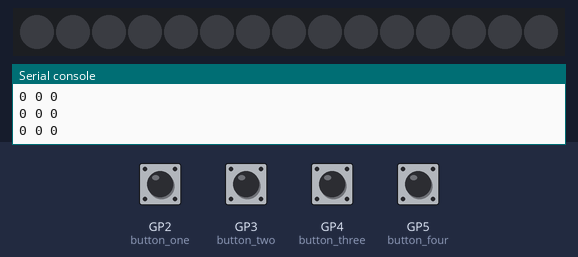
Recording of a program running on a simulated Raspberry Pi Pico running MicroPython. Shown: 15 RGB LEDs in strip order, left to right, the last lines printed to the serial console. The test bench sets the inputs (shaded band); at power-on: GP2 (button_one), GP3 (button_two), GP4 (button_three), GP5 (button_four) LOW. Dim RGB values are drawn brighter than linear.

Above: at 1.2 s.
1.3 s: GP2 (button_one) pulled HIGH for 0.15 s
At 2.5 s:
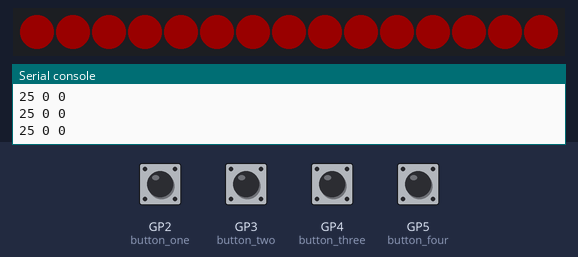
2.9 s: GP3 (button_two) pulled HIGH for 0.15 s
At 4.0 s:
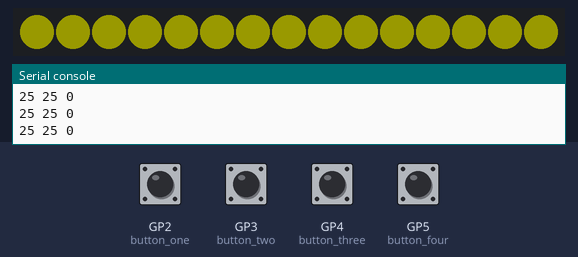
4.5 s: GP4 (button_three) pulled HIGH for 0.15 s
At 5.2 s:
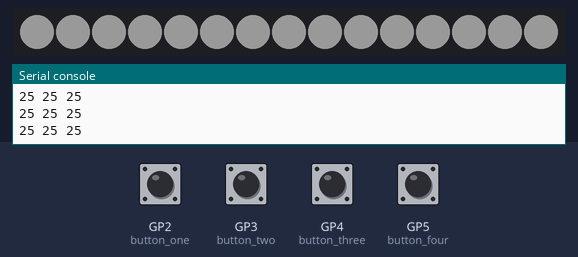
6.1 s: GP5 (button_four) pulled HIGH for 0.15 s
7.7 s: GP2 (button_one) pulled HIGH for 1 s
10.2 s: GP3 (button_two) pulled HIGH for 1 s
Timing chart, 0 to 13.2 s (numbered marks = the images above; inputs shaded):
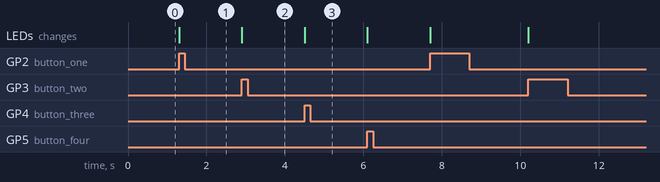

The program:

day-eleven.py
```python
from neopixel import NeoPixel
from utils import debounce
from machine import Pin
import time

button_one = Pin(2, Pin.IN, Pin.PULL_DOWN)
button_two = Pin(3, Pin.IN, Pin.PULL_DOWN)
button_three = Pin(4, Pin.IN, Pin.PULL_DOWN)
button_four = Pin(5, Pin.IN, Pin.PULL_DOWN)

RGBled = NeoPixel(Pin(0), 15)

r = 0
g = 0
b = 0


def calc_c(val: int):
    new = int(val + (255 / 10))
    return new if new <= 255 else 0


def set_r():
    global r
    r = calc_c(r)


def set_g():
    global g
    g = calc_c(g)


def set_b():
    global b
    b = calc_c(b)


def clear():
    global r, g, b

    r = calc_c(r)
    g = calc_c(g)
    b = calc_c(b)


def handler(fn):
    @debounce
    def run():
        fn()
        RGBled.fill((r, g, b))
        RGBled.write()

    return run


button_one.irq(trigger=Pin.IRQ_RISING, handler=handler(set_r))
button_two.irq(trigger=Pin.IRQ_RISING, handler=handler(set_g))
button_three.irq(trigger=Pin.IRQ_RISING, handler=handler(set_b))
button_four.irq(trigger=Pin.IRQ_RISING, handler=handler(clear))

while True:
    print(r, g, b)
    time.sleep_ms(50)
```

utils.py
```python
from machine import Pin
import time


def debounce(fn):
    last_interrupt_time = time.ticks_ms()

    def run(pin: Pin):
        nonlocal last_interrupt_time

        if time.ticks_diff(time.ticks_ms(), last_interrupt_time) > 300:
            last_interrupt_time = time.ticks_ms()
            fn()

    return run


class CounterSimple:
    def __init__(self, leds: list[Pin]):
        self.count = 0
        self.leds = leds
        self.set(0)

    def set(self, new_count: int):
        self.count = new_count
        for i, led in enumerate(self.leds):
            led.value(1 if i < self.count else 0)
```

Measured:
- after the input at 1.3 s, the LEDs: change at once (image 1)
- after the input at 2.9 s, the LEDs: change at once (image 2)
- after the input at 4.5 s, the LEDs: change at once (image 3)
